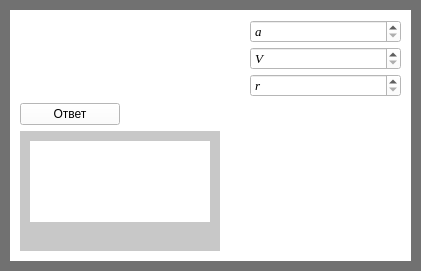
     <widget class="QWidget" name="widget_5" native="true">
      <property name="geometry">
       <rect>
        <x>690</x>
        <y>0</y>
        <width>421</width>
        <height>271</height>
       </rect>
      </property>
      <property name="styleSheet">
       <string notr="true">background-color: rgb(0, 0, 0);
background-color: rgb(113, 113, 113);</string>
      </property>
      <widget class="QWidget" name="widget_6" native="true">
       <property name="geometry">
        <rect>
         <x>10</x>
         <y>10</y>
         <width>401</width>
         <height>251</height>
        </rect>
       </property>
       <property name="styleSheet">
        <string notr="true">background-color: rgb(255, 255, 255);</string>
       </property>
       <widget class="QWidget" name="verticalLayoutWidget_20">
        <property name="geometry">
         <rect>
          <x>10</x>
          <y>0</y>
          <width>381</width>
          <height>241</height>
         </rect>
        </property>
        <layout class="QVBoxLayout" name="verticalLayout_23">
         <property name="topMargin">
          <number>10</number>
         </property>
         <item>
          <layout class="QHBoxLayout" name="horizontalLayout_11">
           <property name="spacing">
            <number>50</number>
           </property>
           <item>
            <widget class="QLabel" name="label_21">
             <property name="minimumSize">
              <size>
               <width>180</width>
               <height>0</height>
              </size>
             </property>
             <property name="styleSheet">
              <string notr="true">background-color: rgb(255, 255, 255);</string>
             </property>
             <property name="text">
              <string/>
             </property>
             <property name="pixmap">
              <pixmap>D:/Downloads/2018-12-06_22-04-45.jpg</pixmap>
             </property>
            </widget>
           </item>
           <item>
            <layout class="QVBoxLayout" name="verticalLayout_9">
             <property name="spacing">
              <number>4</number>
             </property>
             <item>
              <widget class="QSpinBox" name="spinBox_30">
               <property name="font">
                <font>
                 <family>Times New Roman</family>
                 <pointsize>10</pointsize>
                 <italic>true</italic>
                </font>
               </property>
               <property name="specialValueText">
                <string>a</string>
               </property>
               <property name="maximum">
                <number>1000000000</number>
               </property>
              </widget>
             </item>
             <item>
              <widget class="QSpinBox" name="spinBox_28">
               <property name="font">
                <font>
                 <family>Times New Roman</family>
                 <pointsize>10</pointsize>
                 <italic>true</italic>
                </font>
               </property>
               <property name="specialValueText">
                <string>V</string>
               </property>
               <property name="maximum">
                <number>1000000000</number>
               </property>
              </widget>
             </item>
             <item>
              <widget class="QSpinBox" name="spinBox_29">
               <property name="font">
                <font>
                 <family>Times New Roman</family>
                 <pointsize>10</pointsize>
                 <italic>true</italic>
                </font>
               </property>
               <property name="specialValueText">
                <string>r</string>
               </property>
               <property name="maximum">
                <number>1000000000</number>
               </property>
              </widget>
             </item>
            </layout>
           </item>
          </layout>
         </item>
         <item>
          <widget class="QPushButton" name="pushButton_9">
           <property name="minimumSize">
            <size>
             <width>100</width>
             <height>0</height>
            </size>
           </property>
           <property name="maximumSize">
            <size>
             <width>100</width>
             <height>16777215</height>
            </size>
           </property>
           <property name="text">
            <string>Ответ</string>
           </property>
          </widget>
         </item>
         <item>
          <widget class="QWidget" name="widget_39" native="true">
           <property name="maximumSize">
            <size>
             <width>200</width>
             <height>16777215</height>
            </size>
           </property>
           <property name="styleSheet">
            <string notr="true">background-color: rgb(200, 200, 200);</string>
           </property>
           <widget class="QLabel" name="label_9">
            <property name="geometry">
             <rect>
              <x>10</x>
              <y>10</y>
              <width>180</width>
              <height>81</height>
             </rect>
            </property>
            <property name="minimumSize">
             <size>
              <width>180</width>
              <height>0</height>
             </size>
            </property>
            <property name="maximumSize">
             <size>
              <width>180</width>
              <height>16777215</height>
             </size>
            </property>
            <property name="styleSheet">
             <string notr="true">background-color: rgb(255, 255, 255);</string>
            </property>
            <property name="text">
             <string/>
            </property>
           </widget>
          </widget>
         </item>
        </layout>
       </widget>
      </widget>
     </widget>
